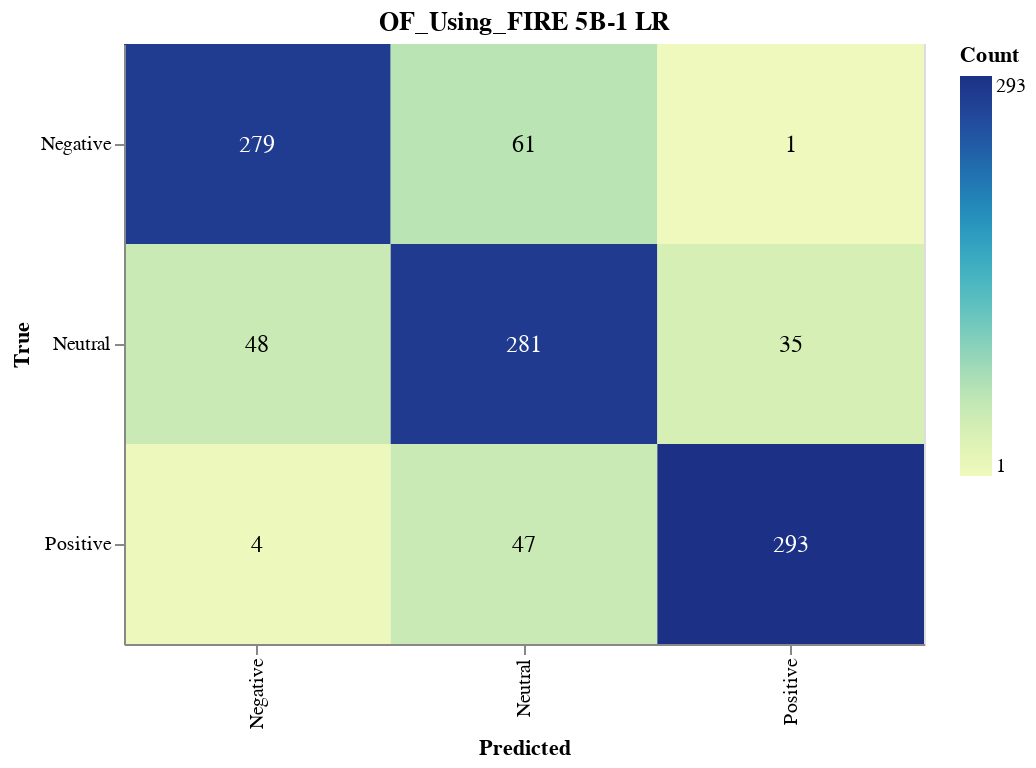

The cell this chart's notebook holds for it:
### Markdown cell above
#### Save Confusion Matrix

### Code cell
import altair as alt
import altair_saver
import pandas as pd
from sklearn.metrics import confusion_matrix

# Calculate the confusion matrix
cm = confusion_matrix(true_labels, lr_validation_predictions)

# Define class names
class_names = ['Negative', 'Neutral', 'Positive']

# Convert confusion matrix to DataFrame
cm_df = pd.DataFrame(cm, index=class_names, columns=class_names).reset_index().melt(id_vars='index')
cm_df.columns = ['True', 'Predicted', 'Count']

# Ensure the order of categories
cm_df['True'] = pd.Categorical(cm_df['True'], categories=class_names, ordered=True)
cm_df['Predicted'] = pd.Categorical(cm_df['Predicted'], categories=class_names, ordered=True)

# Create the Altair plot
heatmap = alt.Chart(cm_df).mark_rect().encode(
    x=alt.X('Predicted:O', sort=class_names),
    y=alt.Y('True:O', sort=class_names),
    color='Count:Q',
    tooltip=['True', 'Predicted', 'Count']
).properties(
    width=400,
    height=300,
    title='OF_Using_FIRE 5B-1 LR'
)

# Add text labels
text = heatmap.mark_text(
    align='center',
    baseline='middle',
    fontSize=12
).encode(
    text='Count:Q',
    color=alt.condition(
        alt.datum.Count > cm.max() / 2,
        alt.value('white'),
        alt.value('black')
    )
)

# Combine heatmap and text
final_chart = heatmap + text

# Display the plot
final_chart.show()

### Figure 1 — Vega-Lite specification as saved in the notebook (floating-point values rounded to 4 significant figures)
{"config": {"view": {"continuousWidth": 300, "continuousHeight": 300}}, "layer": [{"mark": {"type": "rect"}, "encoding": {"color": {"field": "Count", "type": "quantitative"}, "tooltip": [{"field": "True", "type": "ordinal"}, {"field": "Predicted", "type": "ordinal"}, {"field": "Count", "type": "quantitative"}], "x": {"field": "Predicted", "sort": ["Negative", "Neutral", "Positive"], "type": "ordinal"}, "y": {"field": "True", "sort": ["Negative", "Neutral", "Positive"], "type": "ordinal"}}, "title": "OF_Using_FIRE 5B-1 LR"}, {"mark": {"type": "text", "align": "center", "baseline": "middle", "fontSize": 12}, "encoding": {"color": {"condition": {"test": "(datum.Count > 146.5)", "value": "white"}, "value": "black"}, "text": {"field": "Count", "type": "quantitative"}, "tooltip": [{"field": "True", "type": "ordinal"}, {"field": "Predicted", "type": "ordinal"}, {"field": "Count", "type": "quantitative"}], "x": {"field": "Predicted", "sort": ["Negative", "Neutral", "Positive"], "type": "ordinal"}, "y": {"field": "True", "sort": ["Negative", "Neutral", "Positive"], "type": "ordinal"}}, "title": "OF_Using_FIRE 5B-1 LR"}], "data": {"name": "data-684f60024470c20a0dd4073c810664e5"}, "height": 300, "width": 400, "$schema": "https://vega.github.io/schema/vega-lite/v5.17.0.json", "datasets": {"data-684f60024470c20a0dd4073c810664e5": [{"True": "Negative", "Predicted": "Negative", "Count": 279}, {"True": "Neutral", "Predicted": "Negative", "Count": 48}, {"True": "Positive", "Predicted": "Negative", "Count": 4}, {"True": "Negative", "Predicted": "Neutral", "Count": 61}, {"True": "Neutral", "Predicted": "Neutral", "Count": 281}, {"True": "Positive", "Predicted": "Neutral", "Count": 47}, {"True": "Negative", "Predicted": "Positive", "Count": 1}, {"True": "Neutral", "Predicted": "Positive", "Count": 35}, {"True": "Positive", "Predicted": "Positive", "Count": 293}]}}
